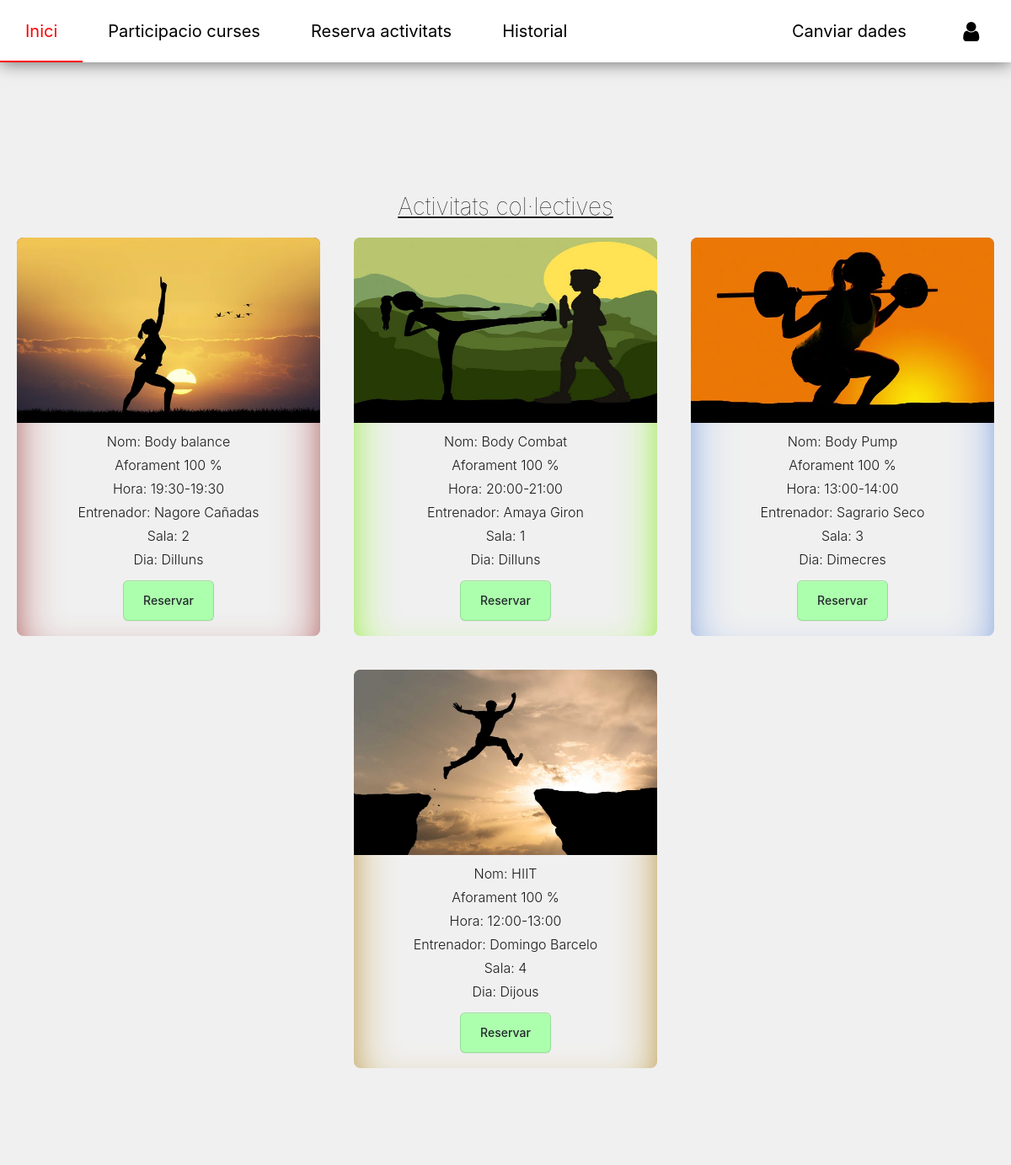
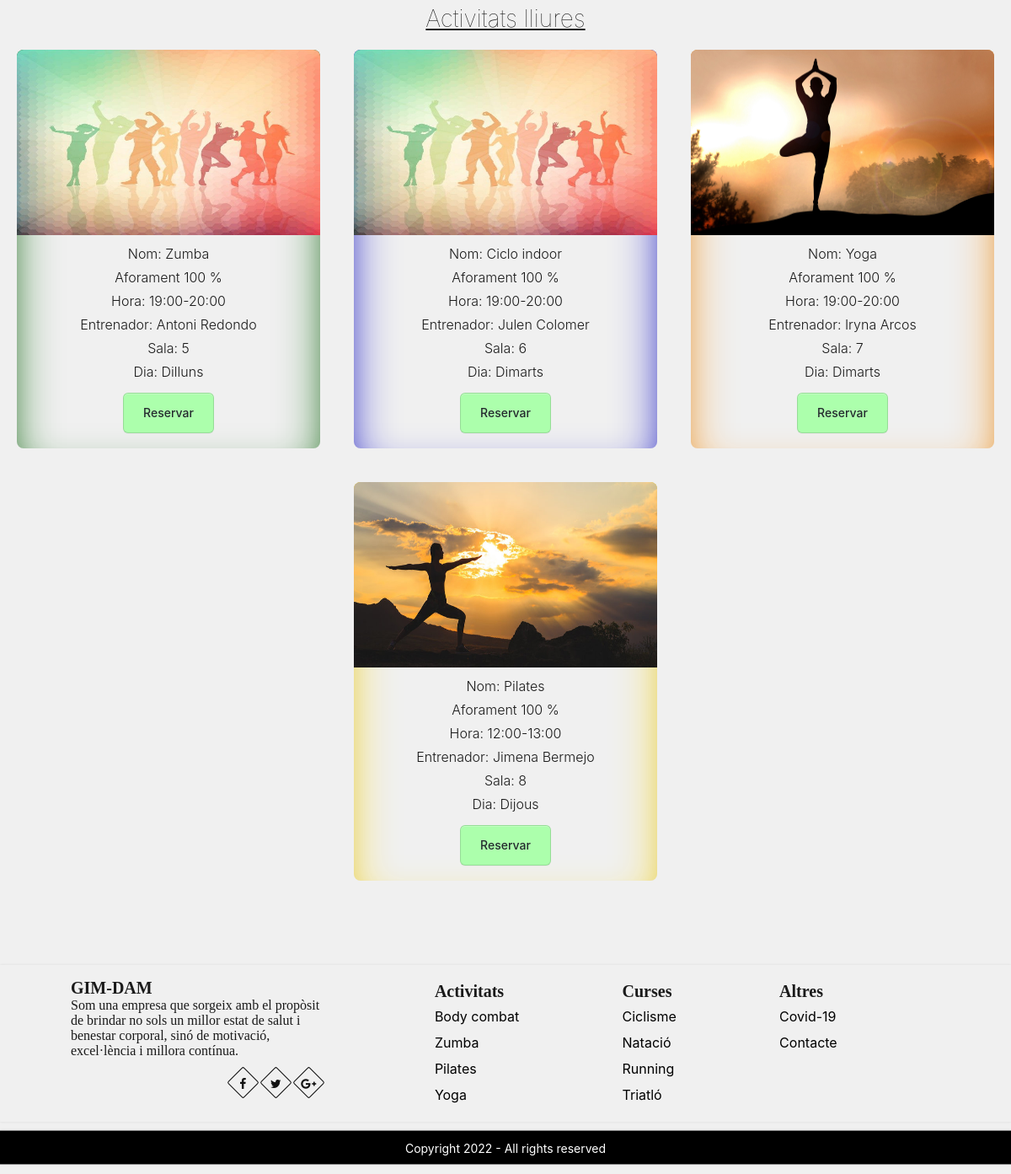
Page /Pagina_web/php/User/reserve_act.php (signed in) on the committed database (2 pictures, top to bottom).
### tables this page shows
CREATE TABLE `activitats` (
  `id` int NOT NULL AUTO_INCREMENT,
  `id_sala` int NOT NULL,
  `nom` text NOT NULL,
  `descripcio` text NOT NULL,
  `hora_inici` time DEFAULT NULL,
  `hora_fi` time DEFAULT NULL,
  `img` text NOT NULL,
  `color` text NOT NULL,
  PRIMARY KEY (`id`),
  KEY `id_sala` (`id_sala`),
  CONSTRAINT `activitats_ibfk_1` FOREIGN KEY (`id_sala`) REFERENCES `sales` (`id`)
);

CREATE TABLE `sales` (
  `id` int NOT NULL AUTO_INCREMENT,
  `descripcio` text,
  `aforament` int DEFAULT NULL,
  PRIMARY KEY (`id`)
);

### Pagina_web/php/User/reserve_act.php (the view, shortened to what this page needs)
<?php
include('database_connection.php');
?>
<!DOCTYPE html>
<html lang="es">
<?php session_start();
if (!empty($_SESSION['auth'])) : ?>
    <head>
        <link rel="stylesheet" href="https://cdnjs.cloudflare.com/ajax/libs/font-awesome/5.15.3/css/all.min.css">
        <link rel="stylesheet" href="../../css/style.css" />
    </head>
    <body>
        <header class="header">
            <div class="nav">
                <div class="navbar" id="nav_button">
                    <a href="../../index" class="active">Inici</a>
                    <a href="../../xml/curses.xml">Participacio curses</a>
                    <a href="reserve_act">Reserva activitats</a>
                    <a href="history">Historial</a>
                    <div class="dreta"><a href="modify_user">Canviar dades</a>
                        <a><i class="fa fa-user fa-lg fa-fw" aria-hidden="true"></i>
                        </a>
                    </div>
                </div>
            </div>
        </header>
        <section class="section">
            <h1 class="t-activitats">Activitats col·lectives</h1>
            <div class="container-activitats">
                <?php
                $query = "SELECT dies.nom_dia as dia,activitats.nom as nom_act, activitats.color, activitats.id, sales.id as sales_id, activitats.descripcio, date_format(activitats.hora_inici,'%H:%i') as hora_inici, date_format(activitats.hora_fi,'%H:%i') as hora_fi, activitats.img, monitors.nom,monitors.cognom
                FROM dies,activitats, colectives,sales,monitors,es_fa where  es_fa.id_activitat = activitats.id and es_fa.id_dia = dies.id and activitats.id_sala = sales.id and sales.id = monitors.id_sala and colectives.id = activitats.id group by activitats.id";
                $statement = $connect->prepare($query);
                $statement->execute();
                $result = $statement->fetchAll();
                foreach ($result as $row) {
                ?>
                    <div class="card" style="box-shadow: <?php echo $row['color']; ?> 0px 30px 60px -12px inset, rgba(0, 0, 0, 0.3) 0px 18px 36px -18px inset; ">
                        <img src="<?php echo $row['img']; ?>" alt="reserva">
                        <p name="asd">Nom: <?php echo $row['nom_act']; ?> </p>
                        <p>Aforament
                            <?php
                            $query = "SELECT FORMAT(100-((100/sales.aforament)* count(registrencolect.id_activitat)),0) as _aforament from registrencolect, clients, sales,activitats
where clients.dni = registrencolect.dni and registrencolect.id_activitat = activitats.id and activitats.id = $row[id]
and sales.id = activitats.id_sala and registrencolect.data_act = (curdate()) group by activitats.id";
                            $statement = $connect->prepare($query);
                            $statement->execute();
                            $result3 = $statement->fetchAll();
                            if ($result3 == null) {
                                echo '100';
                            } else {
                                foreach ($result3 as $row3)
                                    echo $row3['_aforament'];
                            }
                            ?>
                            %</p>
                        <p>Hora: <?php echo $row["hora_inici"]; ?>-<?php echo $row["hora_fi"]; ?></p>
                        <p>Entrenador: <?php echo $row['nom']; ?> <?php echo $row['cognom']; ?></p>
                        <p>Sala: <?php echo $row['sales_id']; ?></p>
                        <p> Dia: <?php echo $row['dia']; ?>
                        </p>
                        <?php
                        $query = "select count(*) from registrencolect where registrencolect.dni = '$_SESSION[dni]' and registrencolect.id_activitat = $row[id] and data_act = curdate()";
                        $statement = $connect->prepare($query);
                        $statement->execute();
                        $result2 = $statement->fetchAll();
                        foreach ($result2 as $row2)
                            if ($row2['count(*)'] == 0) {
                        ?>
                            <form style="padding: 0px 0px 25px 0px" action="insertar_activitat_colectiva.php" method="POST">
                                <button type="submit" name="insert" class="button-4" role="button">Reservar</button>
                            </form>
                        <?php
                            }
                        ?>
                    </div>
                <?php
                }
                ?>
            </div>
            <h1 class="t-activitats">Activitats lliures</h1>
            <div class="container-activitats">
                <?php
                $query = "SELECT dies.nom_dia as dia,activitats.nom as nom_act, activitats.color, activitats.id, sales.id as sales_id, activitats.descripcio, date_format(activitats.hora_inici,'%H:%i') as hora_inici, date_format(activitats.hora_fi,'%H:%i') as hora_fi, activitats.img, monitors.nom,monitors.cognom
                FROM dies,activitats, individuals,sales,monitors,es_fa where  es_fa.id_activitat = activitats.id and es_fa.id_dia = dies.id and activitats.id_sala = sales.id and sales.id = monitors.id_sala and individuals.id = activitats.id group by activitats.id";
                $statement = $connect->prepare($query);
                $statement->execute();
                $result = $statement->fetchAll();
                foreach ($result as $row) {
                ?>
                    <div class="card" style="box-shadow: <?php echo $row['color']; ?> 0px 30px 60px -12px inset, rgba(0, 0, 0, 0.3) 0px 18px 36px -18px inset; ">
                        <img src="<?php echo $row['img']; ?>" alt="reserva">
                        <p name="asd">Nom: <?php echo $row['nom_act']; ?> </p>
                        <p>Aforament
                            <?php
                            $query = "SELECT FORMAT(100-((100/sales.aforament)* count(registrenindv.id_activitat)),0) as _aforament from registrenindv, clients, sales,activitats
                where clients.dni = registrenindv.dni and registrenindv.id_activitat = activitats.id and activitats.id = $row[id]
                and sales.id = activitats.id_sala and registrenindv.data_act = (curdate()) group by activitats.id";
                            $statement = $connect->prepare($query);
                            $statement->execute();
                            $result3 = $statement->fetchAll();
                            if ($result3 == null) {
                                echo '100';
                            } else {
                                foreach ($result3 as $row3)
                                    echo $row3['_aforament'];
                            }
                            ?>
                            %</p>
                        <p>Hora: <?php echo $row["hora_inici"]; ?>-<?php echo $row["hora_fi"]; ?></p>
                        <p>Entrenador: <?php echo $row['nom']; ?> <?php echo $row['cognom']; ?></p>
                        <p>Sala: <?php echo $row['sales_id']; ?></p>
                        <p> Dia: <?php echo $row['dia']; ?>
                        </p>
                        <?php
                        $query = "select count(*) from registrenindv where registrenindv.dni = '$_SESSION[dni]' and registrenindv.id_activitat = $row[id] and data_act = curdate()";
                        $statement = $connect->prepare($query);
                        $statement->execute();
                        $result2 = $statement->fetchAll();
                        foreach ($result2 as $row2)
                            if ($row2['count(*)'] == 0) {
                        ?>
                            <form style="padding: 0px 0px 25px 0px" action="insertar_activitat_individual.php" method="POST">
                                <button type="submit" name="insert" class="button-4" role="button">Reservar</button>
                            </form>
                        <?php
                            }
                        ?>
                    </div>
                <?php
                }
                ?>
            </div>
        </section>
    <?php else :
    header("Location: login.php");
    ?>
    <?php endif; ?>
    <footer>
        <div class="foot1">
            <h2>GIM-DAM</h2>
            <p>Som una empresa que sorgeix amb el propòsit de brindar no sols un millor estat de salut i benestar corporal, sinó de motivació, excel·lència i millora contínua.
            </p>
            <div class="social">
                <a href="https://es-es.facebook.com/" title="Facebook" target="_blank"><i class="fa fa-facebook"></i></a>
                <a href="https://twitter.com/?lang=es" title="Twitter" target="_blank"><i class="fa fa-twitter"></i></a>
                <a href="https://www.google.com/intl/es/gmail/about/" title="Google+" target="_blank"><i class="fa fa-google-plus"></i></a>
            </div>
        </div>
        <div class="foot2">
            <div>
                <h2>Activitats</h2>
                <p><a href="">Body combat</a></p>
                <p><a href="">Zumba</a></p>
                <p><a href="">Pilates</a></p>
                <p><a href="">Yoga</a></p>
            </div>
            <div>
                <h2>Curses</h2>
                <p><a href="" target="blank">Ciclisme</a></p>
                <p><a href="" target="blank">Natació</a></p>
                <p><a href="" target="blank">Running</a></p>
                <p><a href="" target="blank">Triatló</a></p>
            </div>
            <div>
                <h2>Altres</h2>
                <p><a href="https://web.gencat.cat/es/activem/restriccions-territorials/catalunya/" target="blank">Covid-19</a></p>
                <p><a href="https://google.com" target="blank">Contacte</a></p>
            </div>
        </div>
    </footer>
    <div class="end">
        <span>Copyright 2022 - All rights reserved </span>
    </div>
    </body>
</html>

### Pagina_web/css/style.css (style rules this page uses)
* { margin: 0; padding: 0; text-decoration: none; outline: none; border: none; list-style: none; font-family: "Montserrat", -apple-system, BlinkMacSystemFont, "Segoe UI", Roboto, "Helvetica Neue", Arial, "Noto Sans", sans-serif, "Apple Color Emoji", "Segoe UI Emoji", "Segoe UI Symbol", "Noto Color Emoji"; -webkit-box-sizing: border-box; -moz-box-sizing: border-box; -ms-box-sizing: border-box; -o-box-sizing: border-box; box-sizing: border-box; }
body { color: #1a1a1a; background-color: #f0f0f0; }
.dreta { float: right; }
.navbar { z-index: 1; width: 100%; background: #fff; box-shadow: 0 0 20px rgba(0, 0, 0, 0.6); position: fixed; }
.navbar a { float: left; display: block; color: black; padding: 25px 30px; font-size: 20px; background-image: linear-gradient(currentColor, currentColor); background-position: 50% 100%; background-repeat: no-repeat; background-size: 0% 2px; transition: background-size .3s; }
.section { padding-top: 8rem; }
button { margin-top: 5px; }
.section .t-activitats { margin-top: 100px; text-decoration: underline !important; font-size: 28px; text-align: center; font-weight: 100; }
.container-activitats { display: flex; width: 100%; max-width: 1200px; height: auto; flex-wrap: wrap; justify-content: center; margin: auto; }
.container-activitats .card { width: 360px; height: 100%; border-radius: 8px; box-shadow: 0 2px 2px rgba(0, 0, 0, 0.2); overflow: hidden; margin: 20px; text-align: center; transition: all 0.25s; }
.container-activitats .card img { width: 360px; height: 220px; }
.container-activitats .card p { margin-top: 1vh; padding: 0 1rem; font-size: 16px; font-weight: 300; }
.button-4 { display: inline-block; top: 7px; margin-top: 1vh; appearance: none; background-color: rgb(172, 255, 172); border: 1px solid rgba(27, 31, 35, 0.15); border-radius: 6px; box-shadow: rgba(27, 31, 35, 0.04) 0 1px 0, rgba(255, 255, 255, 0.25) 0 1px 0 inset; box-sizing: border-box; color: #24292E; cursor: pointer; font-family: -apple-system, system-ui, "Segoe UI", Helvetica, Arial, sans-serif, "Apple Color Emoji", "Segoe UI Emoji"; font-size: 14px; font-weight: 500; line-height: 20px; list-style: none; padding: 13px 23px; position: relative; transition: background-color 0.2s cubic-bezier(0.3, 0, 0.5, 1); user-select: none; -webkit-user-select: none; touch-action: manipulation; vertical-align: middle; white-space: nowrap; word-wrap: break-word; }
.button-4:before { display: none; }
.section p { font-size: 30px; }
footer { width: 100%; cursor: pointer; box-shadow: 0 0 3px rgba(0, 0, 0, 0.1); display: flex; padding: 1rem 7%; margin-top: 10vh; }
.social { font-size: 14px; margin-top: 5%; margin-left: 60%; }
.social a { width: 25px; height: 25px; line-height: 25px !important; position: relative; margin: 0 5px; text-align: center; display: inline-block; color: #111; -webkit-transition: all 0.27s cubic-bezier(0.300, 0.100, 0.580, 1.000); -moz-transition: all 0.27s cubic-bezier(0.300, 0.100, 0.580, 1.000); -o-transition: all 0.27s cubic-bezier(0.300, 0.100, 0.580, 1.000); -ms-transition: all 0.27s cubic-bezier(0.300, 0.100, 0.580, 1.000); transition: all 0.27s cubic-bezier(0.300, 0.100, 0.580, 1.000); }
.social a i, .social a span { position: relative; top: 2px; left: 1px; }
.social a:before { content: ""; display: inline-block; width: 100%; height: 100%; position: absolute; top: 0; left: 0; border: 1px solid #111; -webkit-border-radius: 2px; -moz-border-radius: 2px; border-radius: 2px; -webkit-transform: rotate(45deg); -moz-transform: rotate(45deg); -o-transform: rotate(45deg); -ms-transform: rotate(45deg); transform: rotate(45deg); -webkit-transition: all 0.27s cubic-bezier(0.300, 0.100, 0.580, 1.000); -moz-transition: all 0.27s cubic-bezier(0.300, 0.100, 0.580, 1.000); -o-transition: all 0.27s cubic-bezier(0.300, 0.100, 0.580, 1.000); -ms-transition: all 0.27s cubic-bezier(0.300, 0.100, 0.580, 1.000); transition: all 0.27s cubic-bezier(0.300, 0.100, 0.580, 1.000); }
footer p { font-family: 'Nunito'; font-size: 16px; }
footer h2 { font-family: Georgia, 'Times New Roman', Times, serif; font-size: 20px; }
.foot1 { width: 30%; }
.foot2 { display: flex; justify-content: space-evenly; width: 70%; font-size: 15px; line-height: 30px; }
.foot2 a { color: black; }
.end { background-color: black; color: white; box-shadow: 0 0 3px rgba(0, 0, 0, 0.1); font-size: 14px; text-align: center; }

### rows in the picture
activitats: img (picture), nom "Body balance", hora_inici "19:30", hora_fi "19:30", nom "Nagore", cognom "Cañadas", id_sala "2", dia "Dilluns"
activitats: img (picture), nom "Body Combat", hora_inici "20:00", hora_fi "21:00", nom "Amaya", cognom "Giron", id_sala "1", dia "Dilluns"
activitats: img (picture), nom "Body Pump", hora_inici "13:00", hora_fi "14:00", nom "Sagrario", cognom "Seco", id_sala "3", dia "Dimecres"
activitats: img (picture), nom "HIIT", hora_inici "12:00", hora_fi "13:00", nom "Domingo", cognom "Barcelo", id_sala "4", dia "Dijous"
activitats: img (picture), nom "Zumba", hora_inici "19:00", hora_fi "20:00", nom "Antoni", cognom "Redondo", id_sala "5", dia "Dilluns"
activitats: img (picture), nom "Ciclo indoor", hora_inici "19:00", hora_fi "20:00", nom "Julen", cognom "Colomer", id_sala "6", dia "Dimarts"
activitats: img (picture), nom "Yoga", hora_inici "19:00", hora_fi "20:00", nom "Iryna", cognom "Arcos", id_sala "7", dia "Dimarts"
activitats: img (picture), nom "Pilates", hora_inici "12:00", hora_fi "13:00", nom "Jimena", cognom "Bermejo", id_sala "8", dia "Dijous"
